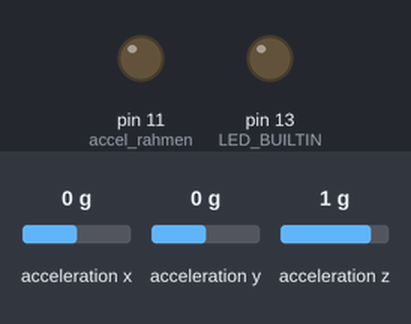
Simulated run of this sketch. Board: Arduino Uno, built for the host (arithmetic inside an expression is 32-bit, double 64-bit). On the bench: output pins drawn as LEDs (lit = HIGH). Wiring (inferred from the names in the program): MPU-6050 motion sensor at I2C address 0x69. The test bench sets the inputs (shaded band); at power-on: acceleration x 0 g, acceleration y 0 g, acceleration z 1 g. Storage starts empty; pins used as bus, display or sensor lines are not drawn.

Above: at 0.05 s.
At 9.65 s:
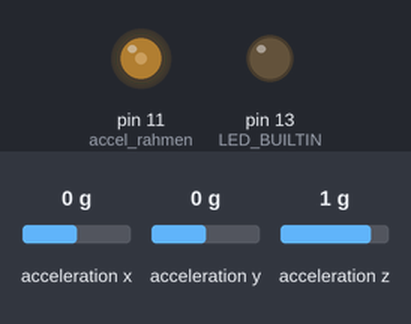
At 19.25 s:
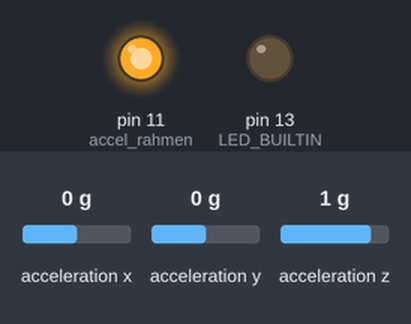
Timing chart, 0 to 25.1 s (numbered marks = the images above):
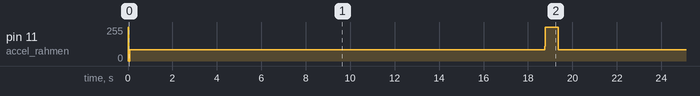

The sketch:

3_accel.ino
```cpp
#include <Wire.h>
#include <SPI.h>
#include <SD.h>

const int chipSelect = A5; //CS für Sd Kartenleser eh wirkungslos
const int accel_kettenstrebe = 9;
const int accel_lenker = 10;
const int accel_rahmen = 11;
const int n_messwerte = 6000;
const int MPU_addr = 0x69; //MPUs have two different adresses available, to use three via I2C I toggle between them by setting one AD0 pin at a time HIGH and then reading
int16_t daten [n_messwerte][3][3];  // 3Darray for data, 1. number of buffered values, 2. three axes, 3. three sensors
unsigned long zeit [n_messwerte];   //timestamp, needed to calculate freq and ftt later on

void setup() {
  pinMode(LED_BUILTIN, OUTPUT);
  pinMode(accel_kettenstrebe, OUTPUT);
  pinMode(accel_lenker, OUTPUT);
  pinMode(accel_rahmen, OUTPUT);

  Wire.begin();
  Wire.setClock(400000);


  for (int m = 0; m < 3; m++) { //initialising all 3 MPUs
    if (m == 0) {
      digitalWrite(accel_kettenstrebe, HIGH);
      digitalWrite(accel_lenker, LOW);
      digitalWrite(accel_rahmen, LOW);
    }
    else if (m == 1) {
      digitalWrite(accel_kettenstrebe, LOW);
      digitalWrite(accel_lenker, HIGH);
      digitalWrite(accel_rahmen, LOW);
    }
    else {
      digitalWrite(accel_kettenstrebe, LOW);
      digitalWrite(accel_lenker, LOW);
      digitalWrite(accel_rahmen, HIGH);
    }


    Wire.beginTransmission(MPU_addr);
    Wire.write(0x1C);  //Range register
    Wire.write(0x18);     // 00 = 2g, 01 = 4g, 10 = 8g, 11 = 16g
    Wire.endTransmission(true);
    Wire.beginTransmission(MPU_addr);
    Wire.write(0x19);  // ODR register
    Wire.write(0);     // ODR = 8kHz/wert
    Wire.endTransmission(true);
    Wire.beginTransmission(MPU_addr);
    Wire.write(0x6B);  // PWR register
    Wire.write(0);     // wake up MPU6050
    Wire.endTransmission(true);
  }


  if (!SD.begin(chipSelect)) { //test if sd card present
    while (1);
    {
      digitalWrite(LED_BUILTIN, HIGH);
      delay(1000);
      digitalWrite(LED_BUILTIN, LOW);
      delay(1000);
    }
  }


}


void loop() {


  for (int i = 0; i < n_messwerte; i++) {

    for (int k = 0; k < 3; k++) {  //looping thru 3 MPUs to acq data, switching takes about 0,1ms, should be fine
      switch (k) {
        case 0:
          digitalWrite(accel_kettenstrebe, HIGH);
          digitalWrite(accel_lenker, LOW);
          digitalWrite(accel_rahmen, LOW);
          break;
        case 1:
          digitalWrite(accel_kettenstrebe, LOW);
          digitalWrite(accel_lenker, HIGH);
          digitalWrite(accel_rahmen, LOW);
          break;
        case 2:
          digitalWrite(accel_kettenstrebe, LOW);
          digitalWrite(accel_lenker, LOW);
          digitalWrite(accel_rahmen, HIGH);
          break;
        default:
          break;
      }
      Wire.beginTransmission(MPU_addr);
      Wire.write(0x3B);  // starting with register 0x3B (ACCEL_XOUT_H)
      Wire.endTransmission(false);
      Wire.requestFrom(MPU_addr, 6, true); // request a total of 6 registers
      zeit[i] = micros();
      daten[i][0][k] = Wire.read() << 8 | Wire.read(); // 0x3B (ACCEL_XOUT_H) & 0x3C (ACCEL_XOUT_L)
      daten[i][1][k] = Wire.read() << 8 | Wire.read(); // 0x3D (ACCEL_YOUT_H) & 0x3E (ACCEL_YOUT_L)
      daten[i][2][k] = Wire.read() << 8 | Wire.read(); // 0x3F (ACCEL_ZOUT_H) & 0x40 (ACCEL_ZOUT_L)
      Wire.endTransmission(true);

    }
  }

  File data = SD.open("accel.txt", FILE_WRITE); //save data to SD when RAM buffer is full

  for (int j = 0; j < n_messwerte; j++) { //format of csv for matlab extraction: timestamp, sensor1x, sensor1y, sensor1z, sensor2x .....
    data.print(zeit[j], DEC);
    data.write(", ");
    for (int l = 0; l < 3; l++) {
      data.print(daten[j][0][l], DEC);
      data.write(", ");
      data.print(daten[j][1][l], DEC);
      data.write(", ");
      data.print(daten[j][2][l], DEC);
      data.write(", ");
    }
    data.println();
  }
  data.flush();
}
```
